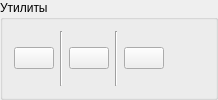
           <widget class="QgsCollapsibleGroupBox" name="mGroupBox_4">
            <property name="minimumSize">
             <size>
              <width>0</width>
              <height>0</height>
             </size>
            </property>
            <property name="title">
             <string>Утилиты</string>
            </property>
            <property name="flat">
             <bool>true</bool>
            </property>
            <layout class="QHBoxLayout" name="horizontalLayout_7">
             <item>
              <layout class="QHBoxLayout" name="horizontalLayout_8">
               <item>
                <widget class="QPushButton" name="btnEditAny">
                 <property name="toolTip">
                  <string>Редактирование элемента любого слоя</string>
                 </property>
                 <property name="text">
                  <string/>
                 </property>
                 <property name="icon">
                  <iconset>
                   <normaloff>:/plugins/GisEC/Icons/edit_network.png</normaloff>:/plugins/GisEC/Icons/edit_network.png</iconset>
                 </property>
                 <property name="checkable">
                  <bool>true</bool>
                 </property>
                </widget>
               </item>
               <item>
                <widget class="Line" name="line_4">
                 <property name="orientation">
                  <enum>Qt::Vertical</enum>
                 </property>
                </widget>
               </item>
               <item>
                <widget class="QPushButton" name="btnCombine">
                 <property name="toolTip">
                  <string>Объединение элементов</string>
                 </property>
                 <property name="text">
                  <string/>
                 </property>
                 <property name="icon">
                  <iconset>
                   <normaloff>:/plugins/GisEC/Icons/combine.png</normaloff>:/plugins/GisEC/Icons/combine.png</iconset>
                 </property>
                 <property name="checkable">
                  <bool>true</bool>
                 </property>
                </widget>
               </item>
               <item>
                <widget class="Line" name="line_15">
                 <property name="orientation">
                  <enum>Qt::Vertical</enum>
                 </property>
                </widget>
               </item>
               <item>
                <widget class="QPushButton" name="btnDataSourceInfo">
                 <property name="toolTip">
                  <string>Сведения об источнике данных</string>
                 </property>
                 <property name="text">
                  <string/>
                 </property>
                 <property name="icon">
                  <iconset>
                   <normaloff>:/plugins/GisEC/Icons/combine.png</normaloff>:/plugins/GisEC/Icons/combine.png</iconset>
                 </property>
                 <property name="checkable">
                  <bool>true</bool>
                 </property>
                </widget>
               </item>
               <item>
                <spacer name="horizontalSpacer_4">
                 <property name="orientation">
                  <enum>Qt::Horizontal</enum>
                 </property>
                 <property name="sizeHint" stdset="0">
                  <size>
                   <width>40</width>
                   <height>20</height>
                  </size>
                 </property>
                </spacer>
               </item>
              </layout>
             </item>
            </layout>
           </widget>
